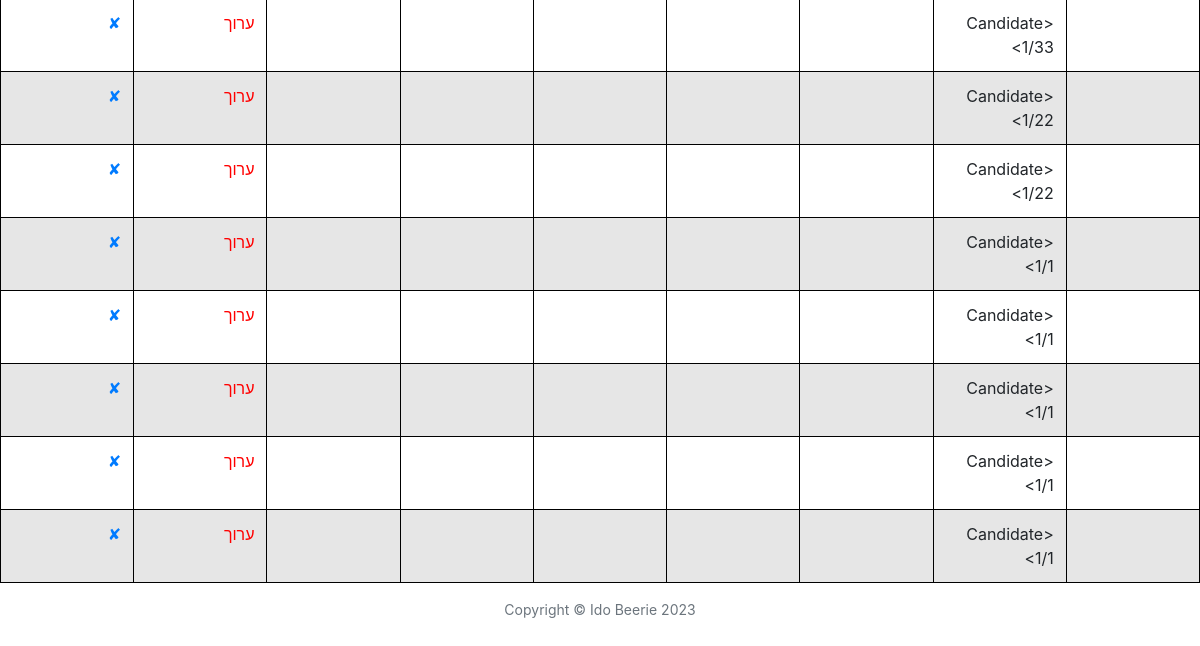
The app's page /reviews/0 (signed in, lower part), older data.
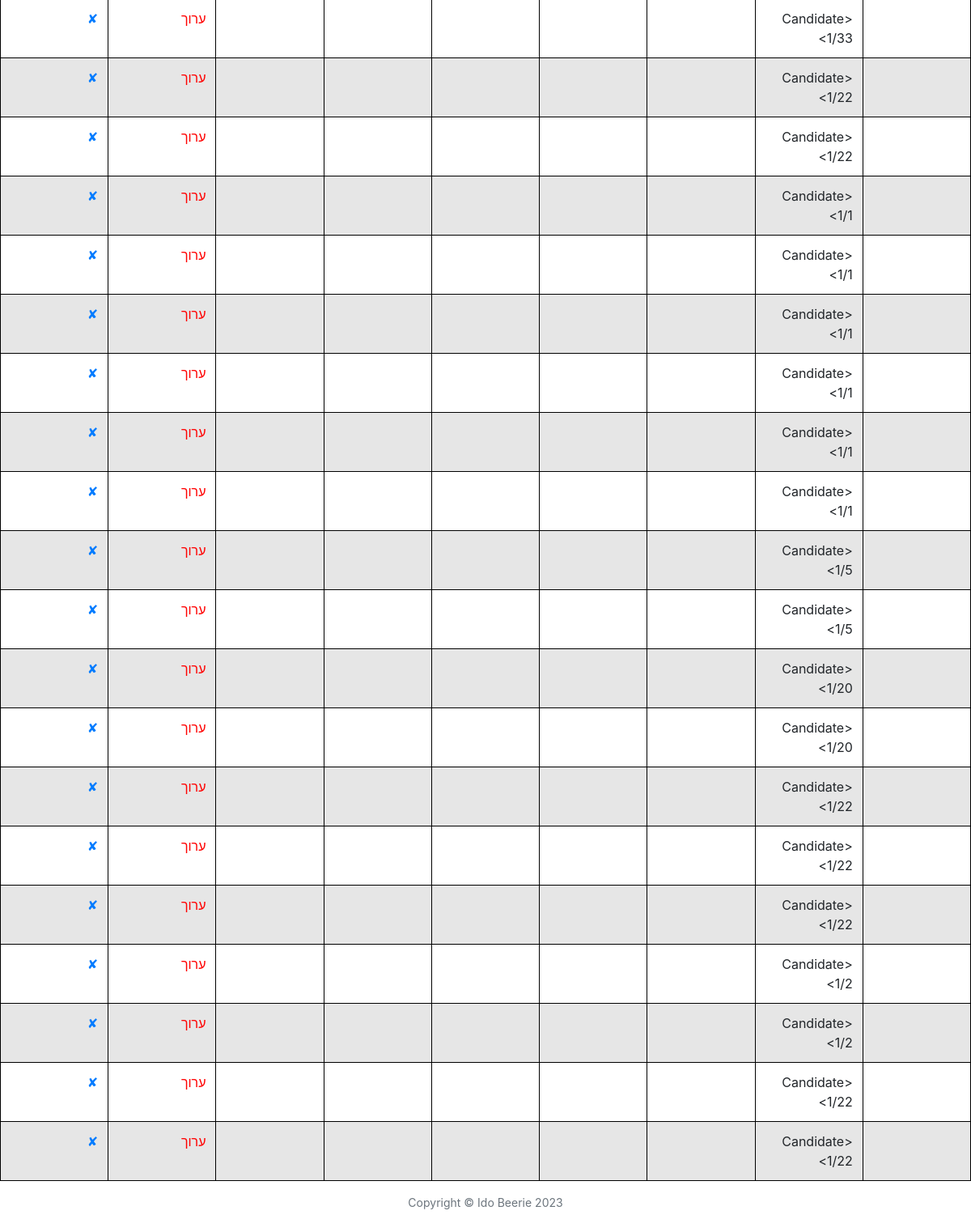
The same page, newer data.
### main.py (models this page shows)
class Review(db.Model):
    __tablename__ = "reviews"
    id = db.Column(db.Integer, primary_key=True)
    author_id = db.Column(db.Integer, db.ForeignKey("users.id"))
    author = relationship("User", back_populates="reviews")
    station = db.Column(db.String(1000), nullable=False)
    subject_id = db.Column(db.String(250), db.ForeignKey("candidates.id"))
    subject = relationship("Candidate", back_populates="reviews")
    grade = db.Column(db.Integer, nullable=False)
    note = db.Column(db.String(1000))

### main.py (the view)
@app.route("/reviews/<int:user_id>", methods=["GET", "POST"])
@admin_only
def show_reviews(user_id):
    if user_id == 0:
        reviews = Review.query.all()
        return render_template('reviews.html', reviews=reviews, user_id=user_id)
    user = User.query.filter_by(id=user_id).first()
    reviews = Review.query.filter_by(subject=user.name).all()
    return render_template('reviews.html', reviews=reviews, user_id=user_id)

### main.py (called while the page is built)
@login_manager.user_loader
def load_user(user_id):
    return User.query.get(int(user_id))

def admin_only(f):
    @wraps(f)
    def decorated_function(*args, **kwargs):
        if current_user.id != 0:
            return abort(403)
        return f(*args, **kwargs)
    return decorated_function

### templates/reviews.html (shortened to what this page needs)
{% block content %}
{% include "header.html" %}
      <link href="//maxcdn.bootstrapcdn.com/bootstrap/4.5.0/css/bootstrap.min.css" rel="stylesheet">
<head>
</head>
<body>
<table class = "table table-striped" style="width:100%; direction: rtl;">
    <tbody>
        {% for review in reviews %}
    <tr>
        <td class="block">{{ review.author_name }}</td>
        <td class="block">{{ review.subject }}</td>
        <td class="block">{{ review.date }}</td>
        <td class="block">{{ review.keep_pts }}</td>
        <td class="block">{{ review.improve_pts }}</td>
        <td class="block">{{ review.op_level }}</td>
        <td class="block">{{ review.co_op_level }}</td>
        <td><a href="{{url_for('edit_review', review_id = review.id)}}" style="color:red">ערוך</a></td>
        <td><a href="{{url_for('delete_review', review_id = review.id) }}">✘</a></td>
    </tr>
        {% endfor %}
    </tbody>
</table>
</body>
</html>
{% include "footer.html" %}
{% endblock %}

### templates/header.html (shortened to what this page needs)
<!DOCTYPE html>
<html lang="en">
<head>
  <link href="{{ url_for('static', filename='vendor/bootstrap/css/bootstrap.min.css') }}" rel="stylesheet">
  <link href="{{ url_for('static', filename='vendor/fontawesome-free/css/all.min.css')}}" rel="stylesheet" type="text/css">
  <link href="{{ url_for('static', filename='css/clean-blog.min.css')}}" rel="stylesheet">
    <link href="//maxcdn.bootstrapcdn.com/bootstrap/4.5.0/css/bootstrap.min.css" rel="stylesheet">
</head>
<body>
<link href="https://cdn.jsdelivr.net/npm/bootstrap@5.0.2/dist/css/bootstrap.min.css" rel="stylesheet">

### templates/footer.html (shortened to what this page needs)
  <footer>
    <div class="container">
      <div class="row">
        <div class="col-lg-8 col-md-10 mx-auto">
          <p class="copyright text-muted">Copyright &copy; Ido Beerie 2023</p>
        </div>
      </div>
    </div>
  </footer>
</body>
</html>

Row changes from the older to the newer data that the page shows:
added Review: subject "<Candidate 1/1>"
added Review: subject "<Candidate 1/5>"
added Review: subject "<Candidate 1/5>"
added Review: subject "<Candidate 1/20>"
added Review: subject "<Candidate 1/20>"
added Review: subject "<Candidate 1/22>"
added Review: subject "<Candidate 1/22>"
added Review: subject "<Candidate 1/22>"
added Review: subject "<Candidate 1/2>"
added Review: subject "<Candidate 1/2>"
added Review: subject "<Candidate 1/22>"
added Review: subject "<Candidate 1/22>"
